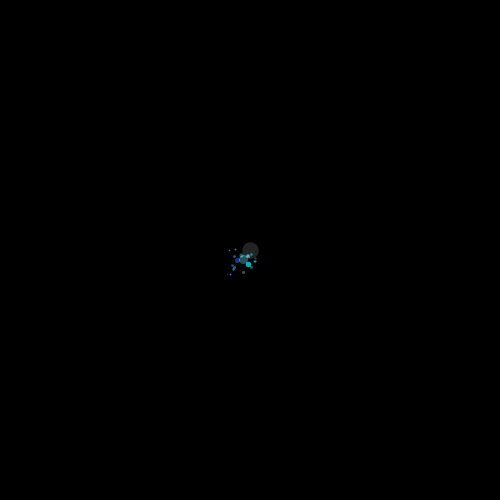
Frame 1 (no input)
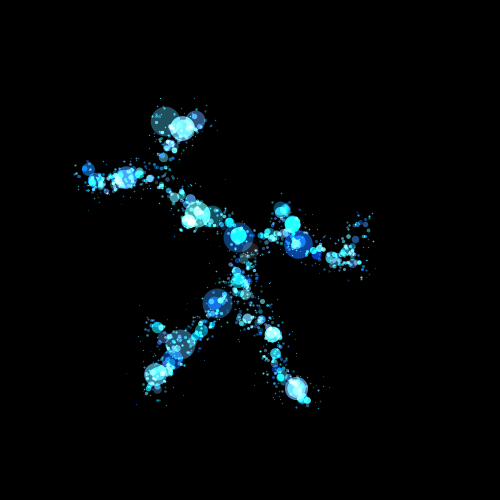
Frame 60 (the mouse pressed at the canvas centre just before this capture)
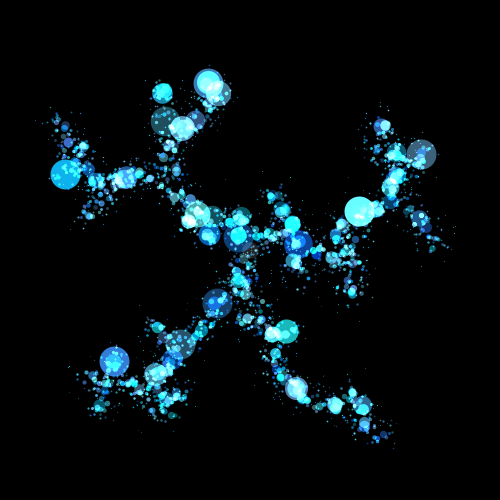
Frame 120 (the mouse held since frame 60 and released just before this capture)

The Processing sketch that drew these frames (run headless with seeded random() and noise(); from frame 60 on, the mouse is pressed at the canvas centre):

// Processing sketch: sketch61
// ── sketch61.pde
int N=300, currentIdx;
float xlist[], ylist[], rlist[];

float MINR=5, MAXR=10;

Burashi burashi;

void setup() {
  size(500, 500);
  
  blendMode(ADD);
  colorMode(HSB, 360, 100, 100, 100);
  
  currentIdx = 0;
  xlist = new float[N];
  ylist = new float[N];
  rlist = new float[N];
  
  burashi = new Burashi(20, 200, 10); // N, hue, var
  
  xlist[currentIdx] = width/2;
  ylist[currentIdx] = height/2;
  rlist[currentIdx] = random(MINR, MAXR);
  currentIdx++;
  
  background(0);
  
  drawPoint(xlist[0], ylist[0], rlist[0]);
}

void draw() {
  float newx=random(width), newy=random(height), newr=random(MINR, MAXR);
  
  float minD=dist(0, 0, width, height)*100, d;
  int minIdx=-1;
  for (int i=0; i<currentIdx; i++) {
    d = dist(newx, newy, xlist[i], ylist[i]);
    if (d < minD) {
      minD = d;
      minIdx = i;
    }
  }
  
  float a = atan2(newy-ylist[minIdx], newx-xlist[minIdx]);
  newx = xlist[minIdx] + (rlist[minIdx]+newr) * cos(a);
  newy = ylist[minIdx] + (rlist[minIdx]+newr) * sin(a);
  
  xlist[currentIdx] = newx;
  ylist[currentIdx] = newy;
  rlist[currentIdx] = newr;
  currentIdx++;
  
  //drawPoint(newx, newy, newr);
  d = dist(width/2,height/2,newx,newy);
  float h = map(d, 0, width/2, 0, 360);
  //float h = 200;
  float n = map(d, 0, width/2, 50, 5);
  float v = map(d, 0, width/2, 10, 2);
  v = 10;
  println(d, h, n);
  
  //burashi = new Burashi((int)n, (int)h, v);
  burashi.draw(newx, newy);
  
  if (currentIdx >= N) noLoop();
  
  //if (mousePressed) burashi.draw(mouseX, mouseY);
}


void drawPoint(float x, float y, float r) {
  stroke(50);
  strokeWeight(2*r);
  point(x, y);
}

void keyPressed() {
  if (key==' ') {
    String filename = "" + year() + month() + day() + hour() + minute() + second();
    save("img/" + filename + ".png");
    //save("hoge.png");
    println("saved");
  }
}
// ── Burashi.pde
class Burashi {
  float DMIN = 0.4;
  
  float MAXR = 30;
  
  int N, hue;
  float var;
  
  Burashi() {
    N = 10;
    var = 30;
    hue = 340;
  }
  
  Burashi(int n, int h, float v) {
    N=n;
    hue = h;
    var = v;
  }
  
  void draw(float x, float y) {
    float d, dx, dy;
    for (int i=0; i<N; i++) {
      dx = randomGaussian() * var;
      dy = randomGaussian() * var;

      d = dist(0, 0, dx, dy);
      if (d < DMIN) d = DMIN;
      //strokeWeight(20/d);
      //strokeWeight(1/random(DMIN, 1));
      d = 3 * var / d;
      if (d > MAXR) d = MAXR;
      strokeWeight(d);
      stroke( random(hue-20, hue+20), random(50, 100), random(50, 100), random(50, 100));
      
      point(x+dx, y+dy);
    }
    
    
  }
  
}
